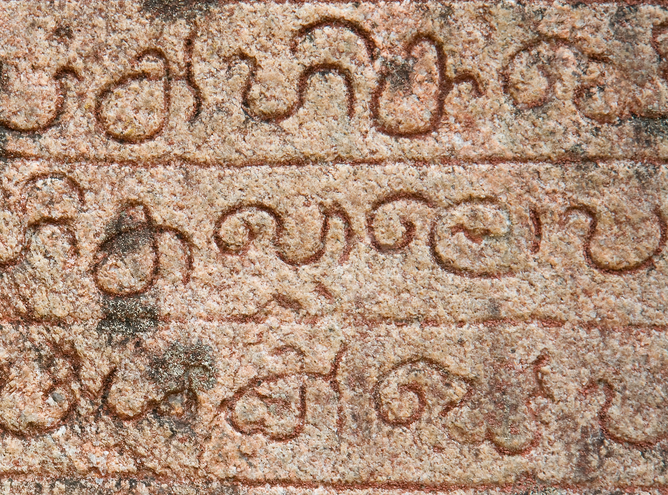
#> input picture Watage_2.png, 668 x 495 px
$ python -i datasetCreator.py   (imports and definitions only)
#> lines starting #> are read from the running program, lines starting #| are printed output that depends on the picture
#> further down, picture is the input picture: shape (495, 668, 3); mean B, G, R 120.5, 142.6, 174.4
"""
Dataset Creator for Exhibition Stone Inscriptions
Specifically for:
- E:\OCR1\Watage_2.png
- E:\OCR1\Screenshot 2025-09-12 125450.png
"""

import cv2
import numpy as np
import json
import os
from datetime import datetime
import tkinter as tk
from tkinter import messagebox
from PIL import Image, ImageTk

class ExhibitionDatasetCreator:
    def __init__(self):
        # Your two specific images
        self.image_paths = [
            r"E:\OCR1\Watage_2.png",
            r"E:\OCR1\Screenshot 2025-09-12 125450.png"
        ]

        self.current_image = None
        self.current_image_path = ""
        self.current_idx = 0

        self.annotations = []
        self.current_bbox = []
        self.drawing = False

        # Common Sinhala characters from your previous work
        self.sinhala_chars = ['ක', 'ත', 'ද', 'න', 'ප', 'ම', 'ය', 'ල', 'ව', 'ස', 'හ',
                              '්', 'ා', 'ැ', 'ි', 'ු', 'ෙ', 'ො', 'ේ', 'ෝ', 'ෞ',
                              'ං', 'ඃ', 'අ', 'ආ', 'ඇ', 'ඈ', 'ඉ', 'ඊ', 'උ', 'ඌ',
                              'ඍ', 'එ', 'ඒ', 'ඔ', 'ඕ', 'ඛ', 'ග', 'ඝ', 'ච', 'ඡ',
                              'ජ', 'ඣ', 'ඤ', 'ට', 'ඨ', 'ඩ', 'ණ', 'ථ', 'ධ', 'ඵ',
                              'බ', 'භ', 'ර', 'ශ', 'ෂ', 'ළ', 'ෆ']

        self.window_name = "Exhibition Dataset Creator"

        # Load any existing annotations
        self.load_existing_annotations()

    def load_existing_annotations(self):
        """Load existing annotations if available"""
        if os.path.exists('exhibition_annotations.json'):
            try:
                with open('exhibition_annotations.json', 'r', encoding='utf-8') as f:
#> (reads exhibition_annotations.json from the repository)
                    self.annotations = json.load(f)
                print(f"Loaded {len(self.annotations)} existing annotations")
                self.print_statistics()
            except:
                print("Starting fresh - no existing annotations")

    def print_statistics(self):
        """Print annotation statistics"""
        if not self.annotations:
            return

        stats = {}
        for ann in self.annotations:
            img_name = os.path.basename(ann['image'])
            char = ann['label']

            if img_name not in stats:
                stats[img_name] = {}

            stats[img_name][char] = stats[img_name].get(char, 0) + 1

        print("\n=== Annotation Statistics ===")
        for img_name, char_counts in stats.items():
            print(f"\n{img_name}:")
            print(f"  Total: {sum(char_counts.values())} characters")
            print(f"  Unique: {len(char_counts)} different characters")
            # Show top 5 most frequent
            sorted_chars = sorted(char_counts.items(), key=lambda x: x[1], reverse=True)[:5]
            print("  Top 5: ", end="")
            for char, count in sorted_chars:
                print(f"'{char}':{count} ", end="")
            print()

    # [134 lines left out: functions mouse_callback, draw_current_state, show_character_dialog, not called in this run]

    def preprocess_image(self, img):
        """Enhance image for better visibility"""
        # Convert to grayscale if needed
        if len(img.shape) == 3:
            gray = cv2.cvtColor(img, cv2.COLOR_BGR2GRAY)
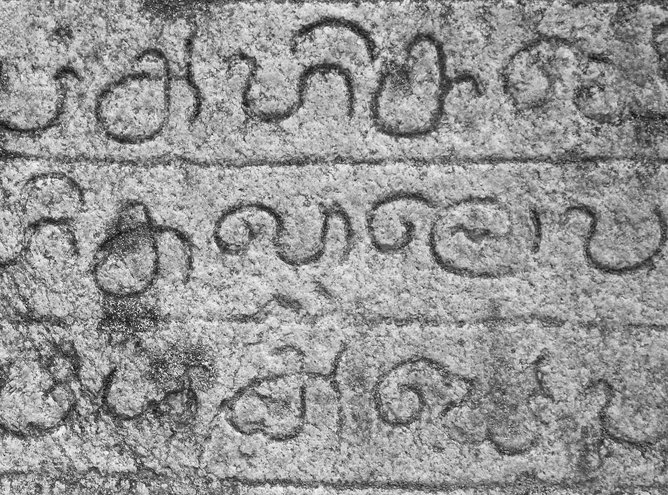
#> gray: shape (495, 668); min 7, max 255, mean 149.6
        else:
            gray = img.copy()

        # Enhance contrast
        clahe = cv2.createCLAHE(clipLimit=3.0, tileGridSize=(8,8))
        enhanced = clahe.apply(gray)
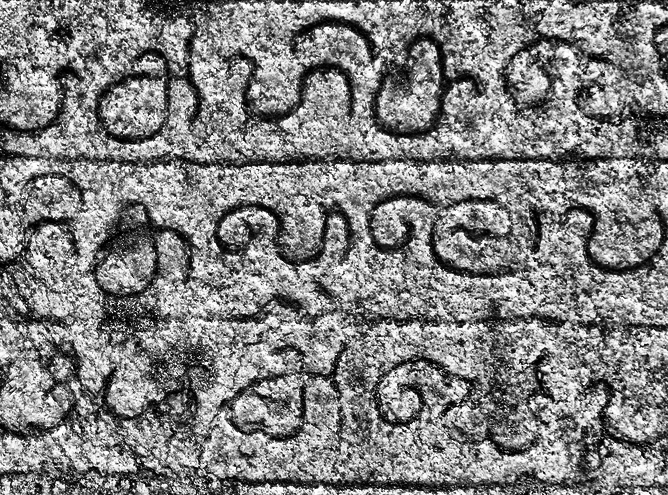
#> enhanced: shape (495, 668); min 0, max 255, mean 129.5

        # Convert back to BGR for display
        enhanced_bgr = cv2.cvtColor(enhanced, cv2.COLOR_GRAY2BGR)

        return enhanced_bgr

    # [98 lines left out: functions load_image, save_annotations, run, not called in this run]

# [3 lines not run here, left out]

>>> import cv2
>>> picture = cv2.imread('Watage_2.png')
>>> result = ExhibitionDatasetCreator().preprocess_image(picture)
